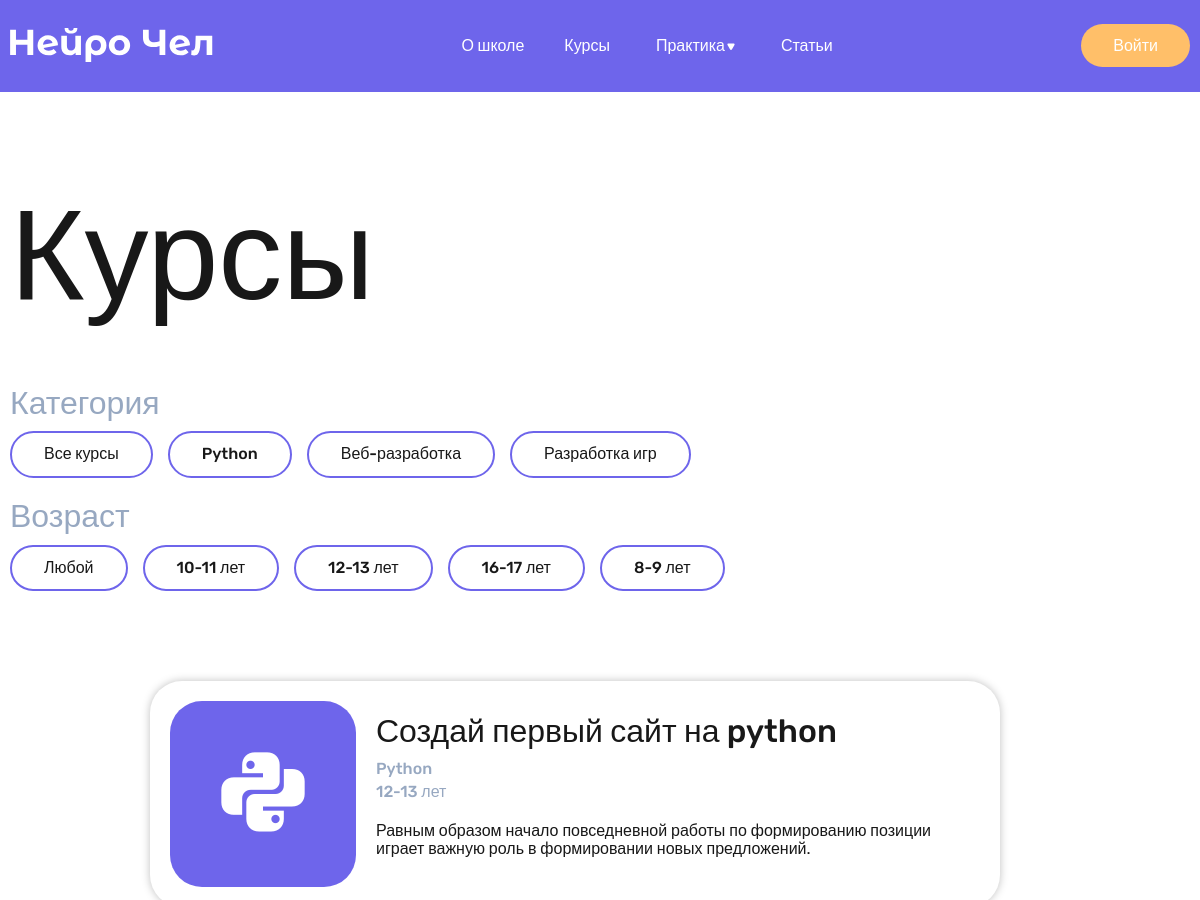
Page /courses/ (upper part) on the earlier database version.
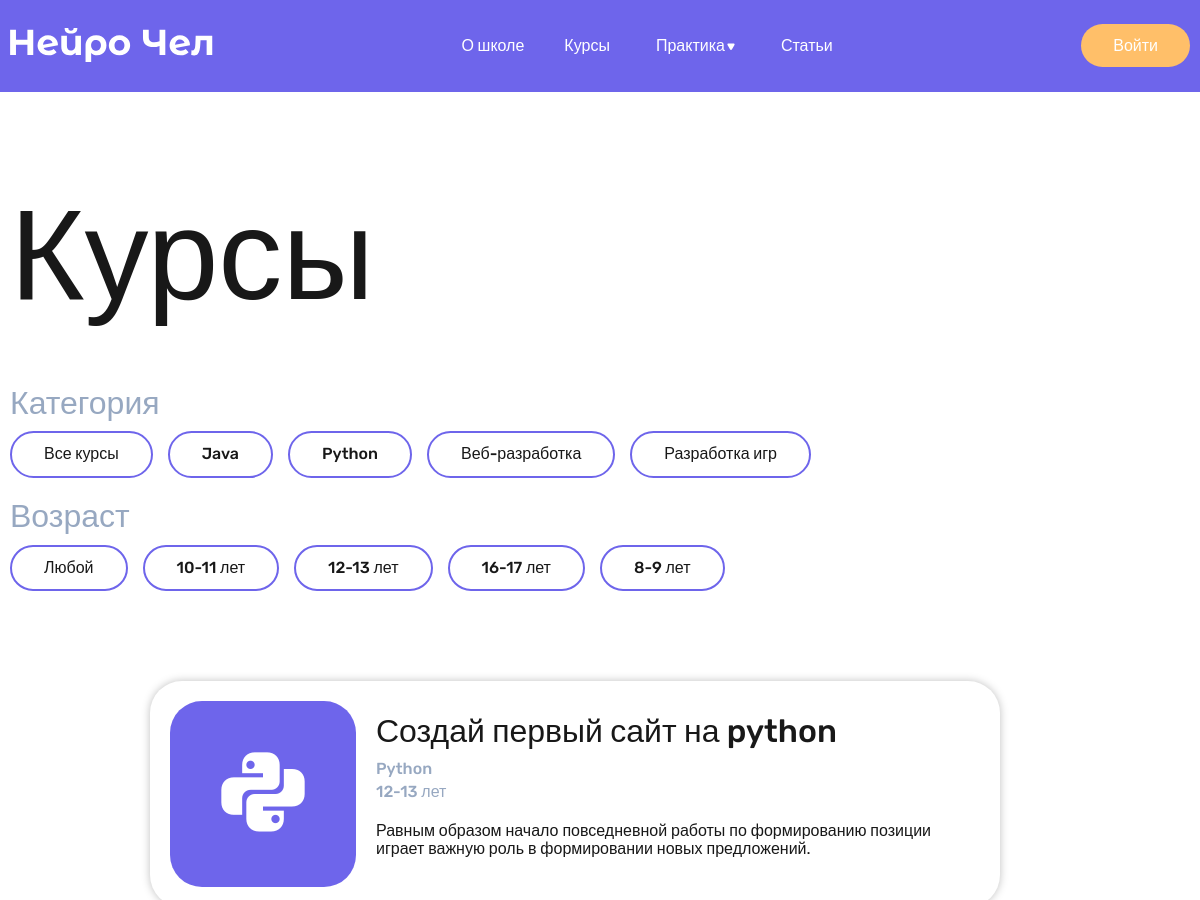
Same page on the later database version.
### blablycode_app/models.py (models this page shows, shortened)
class Category(models.Model):
    category_title = models.CharField(max_length=150, verbose_name='Название категории')
    def __str__(self):
        return self.category_title
    class Meta:
        verbose_name = 'Категория'
        verbose_name_plural = 'Категории'
        ordering = ['category_title']

class Age(models.Model):
    age_title = models.CharField(max_length=50, verbose_name='Возраст')
    def __str__(self):
        return self.age_title
    class Meta:
        verbose_name = 'Возраст'
        verbose_name_plural = 'Возраст'
        ordering = ['age_title']

class Course(models.Model):
    сourse_title = models.CharField(max_length=150, verbose_name='Название курса')
    course_icon = models.ImageField(upload_to='photos/%Y/%m/%d/', verbose_name='Иконка курса', blank=True)
    course_description = models.TextField(max_length=250, verbose_name='Описание курса')
    course_category = models.ForeignKey('Category', on_delete=models.PROTECT, null=True, verbose_name='Категория')
    course_created_at = models.DateTimeField(auto_now_add=True, verbose_name='Дата создания')
    course_age = models.ForeignKey('Age', on_delete=models.PROTECT, null=True, verbose_name='Возраст')
    class Meta:
        verbose_name = 'Курс'
        verbose_name_plural = 'Курсы'
        ordering = ['-course_created_at']

### blablycode_app/views.py (the view)
# urls.py: path('courses/', courses_page, name='courses'),
def courses_page(request):
    courses = Course.objects.all()
    categories = Category.objects.all()
    age = Age.objects.all()
    context = {'courses': courses, 'categories': categories, 'age': age}
    return render(request=request, template_name='blablycode_app/courses.html', context=context)

### blablycode_app/templates/blablycode_app/courses.html
{% extends 'base.html' %}
{% block content %}
    <div class="wrapper">
        <h1 class="page-title">Курсы</h1>
    </div>
    <section>
        <div class="wrapper">
            <div class="filter-block">
                <div class="filter-top">
                    <p class="filter__title">
                        Категория
                    </p>
                    <div class="filter__content">
                        <a href="{% url 'courses' %}" class="filter__link">Все курсы</a>
                        {% for item in categories %}
                        <a href="{% url 'courses_category' item.pk %}" class="filter__link">{{ item.category_title }}</a>
                        {% endfor %}
                    </div>
                </div>
                <div class="filter-bottom">
                    <p class="filter__title">
                        Возраст
                    </p>
                    <div class="filter__content">
                        <a href="{% url 'courses' %}" class="filter__link">Любой</a>
                        {% for item in age %}
                        <a href="{% url 'courses_age' item.pk %}" class="filter__link">{{ item.age_title }}</a>
                        {% endfor %}
                    </div>
                </div>
            </div>
        </div>
    </section>
    <section>
        <div class="course-catalog-wrapper">
            <div class="course-catalog">
                {% for item in courses %}
                <a href="{% url 'open_course' item.pk %}" class="card-link">
                    <div class="course-card">
                        <div class="course-card-container">
                            <div class="course-card__photo">
                                {% if item.course_icon %}
                                <img src="{{ item.course_icon.url }}" alt="" class="course-card__photo__img">
                                {% endif %}
                            </div>
                            <div class="course-card__content">
                                <p class="course-card__title">
                                    {{ item.сourse_title }}
                                </p>
                                <div class="course-card__categories">
                                    <p class="course-card__category">
                                        {{ item.course_category }}
                                    </p>
                                    <p class="course-card__category">
                                        {{ item.course_age }}
                                    </p>
                                </div>
                                <p class="course-card__description">
                                    {{ item.course_description|truncatewords:50 }}
                                </p>
                            </div>
                        </div>
                    </div>
                </a>
                {% endfor %}
            </div>
        </div>
    </section>
{% endblock %}

Differences in the rows shown:
added Category: category_title "Java"
